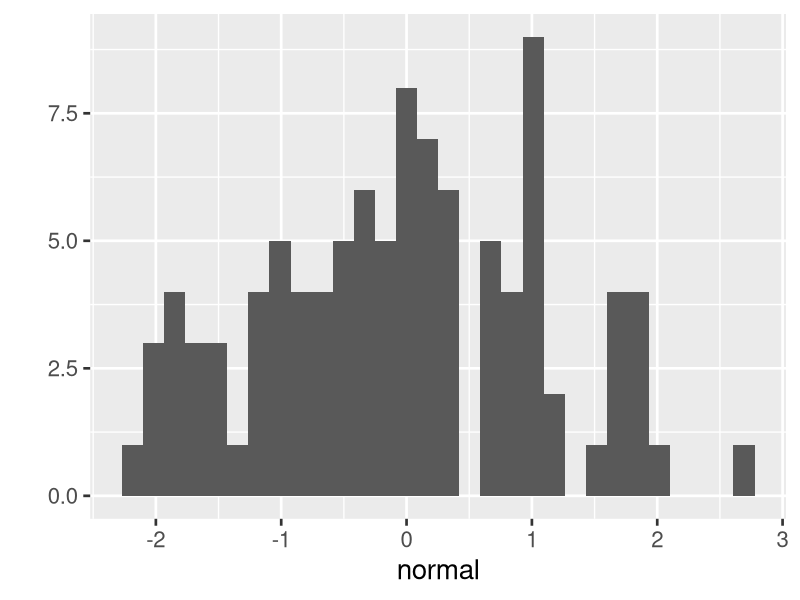

Source code (R):
library(ggplot2)
theme_set(theme_gray(base_size=20))

normal = rnorm(100)

pdf('figs/normal.pdf')
print(qplot(normal))
dev.off()
